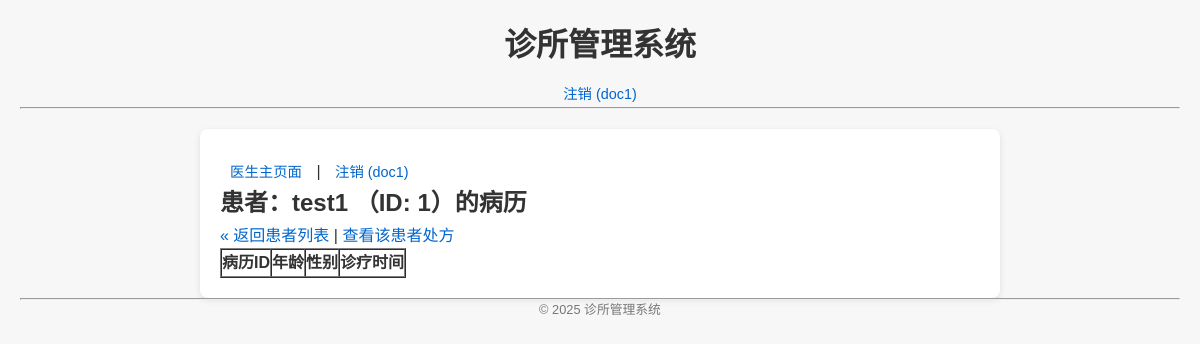
Screenshot of /patient/1/medical_records (signed in) with the database file from the repository.
### app.py (models this page shows)
class User(db.Model, UserMixin):
    id = db.Column(db.Integer, primary_key=True)
    username = db.Column(db.String(80), unique=True, nullable=False)
    password = db.Column(
        db.String(200), nullable=False
    )  # 可用 werkzeug.security 生成 hash
    role = db.Column(db.String(20), nullable=False)  # doctor/nurse/cashier/inventory

class Patient(db.Model):
    id = db.Column(db.Integer, primary_key=True)
    name = db.Column(db.String(100), nullable=False)
    age = db.Column(db.Integer, nullable=False)
    phone = db.Column(db.String(15), nullable=False)
    id_card = db.Column(db.String(18), unique=True, nullable=False)

### app.py (the view)
@app.route("/patient/<int:patient_id>/medical_records")
@login_required
def view_patient_medical_records(patient_id):
    patient = Patient.query.get_or_404(patient_id)
    records = MedicalRecord.query.filter_by(patient_id=patient_id).all()
    return render_template(
        "medical_records.html", medical_records=records, patient=patient
    )

### app.py (called while the page is built)
@login_manager.user_loader
def load_user(user_id):
    return User.query.get(int(user_id))

### templates/medical_records.html (shortened to what this page needs)
{% extends 'base.html' %}
{% block content %}
<nav>
  {% if current_user.is_authenticated and current_user.role == 'doctor' %}
  <a href="{{ url_for('doctor_page') }}">医生主页面</a> |
  {% endif %}
  <a href="{{ url_for('logout') }}">注销 ({{ current_user.username }})</a>
</nav>
{% if patient %}
<h2>患者：{{ patient.name }} （ID: {{ patient.id }}）的病历</h2>
{% else %}
<h2>所有病历记录</h2>
{% endif %}
<p>
  <a href="{{ url_for('index') }}">« 返回患者列表</a>
  {% if patient %}
  | <a href="{{ url_for('view_patient_prescriptions', patient_id=patient.id) }}">查看该患者处方</a>
  {% endif %}
</p>
<table border="1" cellpadding="8" cellspacing="0">
  <thead>
    <tr>
      <th>病历ID</th>
      <th>年龄</th>
      <th>性别</th>
      <th>诊疗时间</th>
    </tr>
  </thead>
</table>
{% endblock %}

### templates/base.html (shortened to what this page needs)
<!DOCTYPE html>
<html lang="zh-CN">
<head>
    <link rel="stylesheet" href="{{ url_for('static', filename='style.css') }}">
</head>
<body>
    <header>
        <h1>诊所管理系统</h1>
        {% if current_user.is_authenticated %}
        <nav>
            <a href="{{ url_for('logout') }}">注销 ({{ current_user.username }})</a>
        </nav>
        {% endif %}
        <hr>
    </header>
    <main>
        {% block content %}{% endblock %}
    </main>
    <footer>
        <hr>
        <p>&copy; 2025 诊所管理系统</p>
    </footer>
</body>
</html>

### static/style.css (style rules this page uses)
* { margin: 0; padding: 0; box-sizing: border-box; }
body { font-family: Arial, sans-serif; line-height: 1.6; background-color: #f7f7f7; color: #333; padding: 20px; }
a { color: #0066cc; text-decoration: none; }
header, footer { text-align: center; margin-bottom: 20px; }
header h1 { font-size: 2rem; }
main { max-width: 800px; margin: 0 auto; background: #fff; padding: 20px; border-radius: 8px; box-shadow: 0 2px 6px rgba(0, 0, 0, 0.1); }
nav { margin-top: 10px; }
nav a { margin: 0 10px; font-size: 0.9rem; }
footer p { font-size: 0.8rem; color: #777; }

### rows the page displays
User: username "doc1"
Patient: name "test1", id "1"
